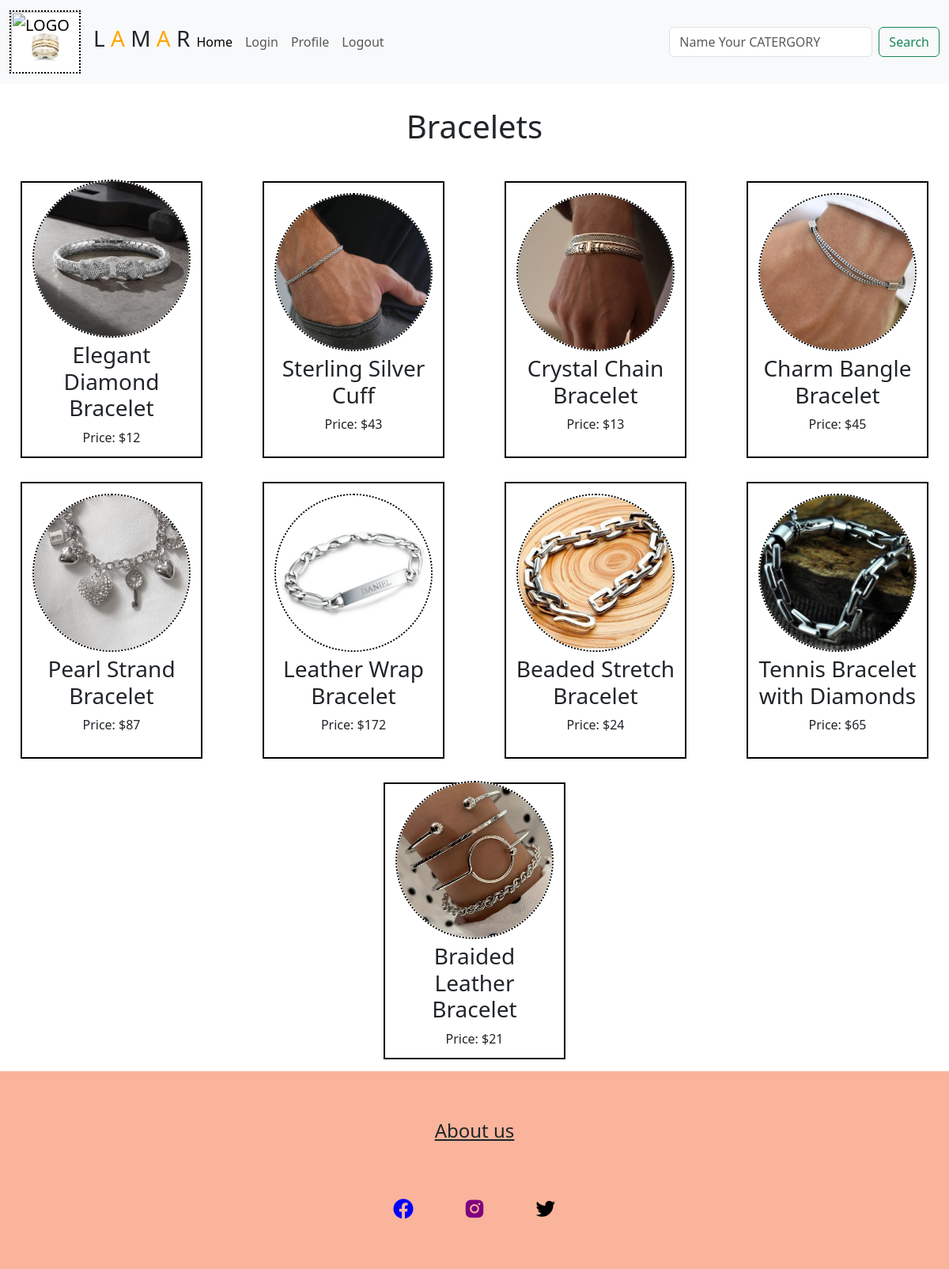
The app's page /bracelets.php with its own data.
### tables this page shows
CREATE TABLE `silver` (
  `sid` int(11) NOT NULL,
  `name` text NOT NULL,
  `price` float NOT NULL,
  `type` text NOT NULL,
  `img` varchar(200) NOT NULL
);

### bracelets.php (the view, shortened to what this page needs)
<html lang="en">
<head>
    <link rel="stylesheet" href="style.css">
    <link href="https://cdn.jsdelivr.net/npm/bootstrap@5.3.2/dist/css/bootstrap.min.css" rel="stylesheet">
    <link href='https://unpkg.com/boxicons@2.1.4/css/boxicons.min.css' rel='stylesheet'>
  </head>
<body>
<nav class="navbar navbar-expand-lg bg-body-tertiary">
  <div class="container-fluid">
    <a class="navbar-brand" href="#"><img src="https://cdn.pixabay.com/photo/2017/08/02/01/34/pocket-watch-2569573_1280.jpg" alt="LOGO" class='logo'></a>
    <h3><span > L </span><span style='color:orange;'> A </span><span> M </span><span style='color:orange;'> A </span><span> R </span></h3>
    <div class="collapse navbar-collapse" id="navbarSupportedContent">
      <ul class="navbar-nav me-auto mb-2 mb-lg-0">
        <li class="nav-item">
          <a class="nav-link active" aria-current="page" href="index.php">Home</a>
        </li>
        <li class="nav-item">
          <a class="nav-link" href="login.php">Login</a>
        </li>
        <li class="nav-item">
          <a class="nav-link" href="profile.php">Profile</a>
        </li>
        <li class="nav-item">
          <a class="nav-link" href="logout.php">Logout</a>
        </li>
      </ul>
      <form class="d-flex" role="search" id="searchForm">
    <input class="form-control me-2" type="search" placeholder="Name Your CATERGORY" aria-label="Search" id="searchInput">
    <button class="btn btn-outline-success" type="submit">Search</button>
</form>
    </div>
  </div>
</nav>
<div class='title'>
    <h1>Bracelets</h1>
</div>
<form id="cartForm" action="cart.php" method="post">
    <div class="row" style="display: flex; justify-content: space-around; flex-wrap: wrap;">
        <?php
        include 'connection.php';
        $query = "SELECT img, name, price FROM silver WHERE type = 'bracelet'";
        $result = mysqli_query($conn, $query);
        if (mysqli_num_rows($result) > 0) {
            while ($row = mysqli_fetch_assoc($result)) {
                echo '<div class="product" style="text-align: center; margin: 15px; width: 230px; height: 350px; border: 2px solid black; padding: 10px; display: flex; flex-direction: column; justify-content: center; align-items: center;">';
                echo '<img src="' . $row['img'] . '" alt="Image" style="padding: 0; width: 200px; height: 200px; object-fit: cover; border: 2px dotted black; border-radius: 50%;">';
                if (!empty($row['name'])) {
                    echo '<h3 style="margin-top: 5px;">' . $row['name'] . '</h3>';
                } else {
                    echo '<h3>Product Name Not Available</h3>';
                }
                if (isset($row['price'])) {
                    echo '<p>Price: $' . $row['price'] . '</p>';
                } else {
                    echo '<p>Price: Not Available</p>';
                }
                echo '</div>';
            }
        } else {
            echo "No images found!";
        }
        ?>
    </div>
</form>
</body>
<footer>
<h4 style='text-decoration: underline; '>About us</h4>
<div class="footerLinks">
<a href="https://www.facebook.com">
            <i class='bx bxl-facebook-circle' style='color: blue; transition: transform 0.3s;'></i>
        </a>
        <a href="https://www.instagram.com">
            <i class='bx bxl-instagram-alt' style='color: purple; transition: transform 0.3s;'></i>
        </a>
        <a href="https://www.twitter.com">
            <i class='bx bxl-twitter' style='color: black; transition: transform 0.3s;'></i>
        </a>
</div>
</footer>
</html>

### style.css (style rules this page uses)
* { margin: 0; padding: 0; box-sizing: border-box; }
.logo { width: 90px; height: 80px; border: dotted black 2px; }
.title { text-align: center; }
body { background-color: red; }

### bracelets.php (style rules this page uses)
body { overflow-x: hidden; margin: 0; padding: 0; }
h1 { margin: 30px; }
.row { width:auto; display: flex; justify-content: center; align-items: center; }
img { background-image: url('Tiffany&Co/Rings/pic2.jpg'); background-size: cover; }
footer { width:100%; height:250px; background-color:#f9b49b; display: flex; align-items: center; justify-content: space-evenly; flex-direction: column; }
.footerLinks { display: flex; gap:60px; }
.footerLinks i { font-size: 30px; }

### records on screen
silver: img (picture), name "Elegant Diamond Bracelet", price "12"
silver: img (picture), name "Sterling Silver Cuff", price "43"
silver: img (picture), name "Crystal Chain Bracelet", price "13"
silver: img (picture), name "Charm Bangle Bracelet", price "45"
silver: img (picture), name "Pearl Strand Bracelet", price "87"
silver: img (picture), name "Leather Wrap Bracelet", price "172"
silver: img (picture), name "Beaded Stretch Bracelet", price "24"
silver: img (picture), name "Tennis Bracelet with Diamonds", price "65"
silver: img (picture), name "Braided Leather Bracelet", price "21"
